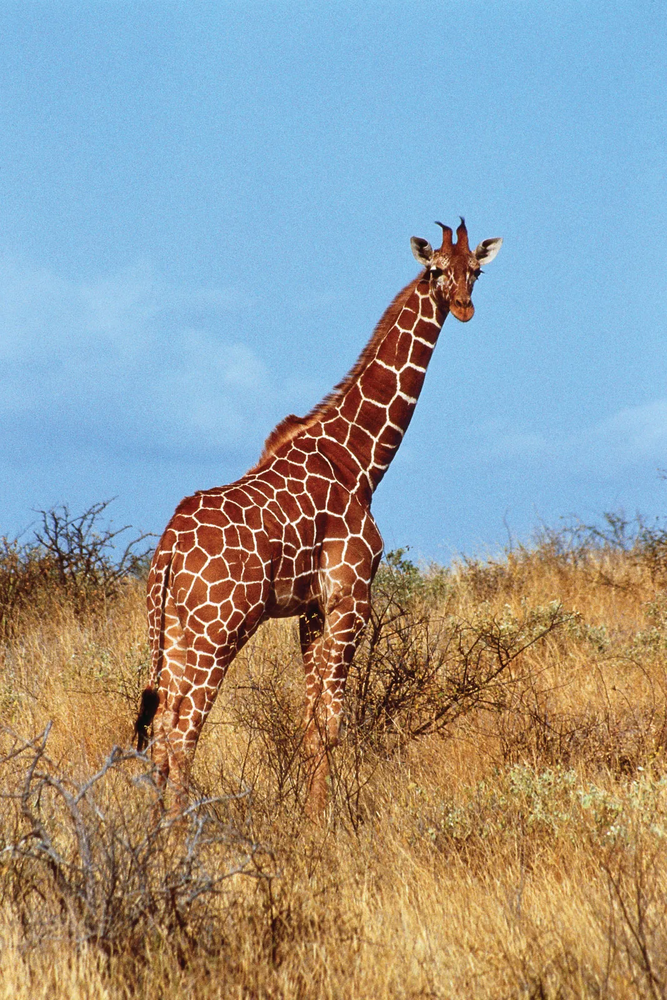
#> input picture Open_CV_with_Python/Reading_and_writing_images/images/giraffe-Kenya.png, 667 x 1000 px, shrunk from 1067 x 1600 before the run, found by its file name
$ jupyter execute clahe.ipynb
#> lines starting #> are read from the running program, lines starting #| are printed output that depends on the picture
[cell 1]
import cv2
import matplotlib.pyplot as plt

[cell 2]
image = cv2.imread("../images/giraffe-Kenya.png") # Replace 'sample.jpg' with your image path
#> image is the input picture: shape (1000, 667, 3); mean B, G, R 152, 154.5, 150.9

[cell 3]
image_grey = cv2.cvtColor(image, cv2.COLOR_BGR2GRAY)
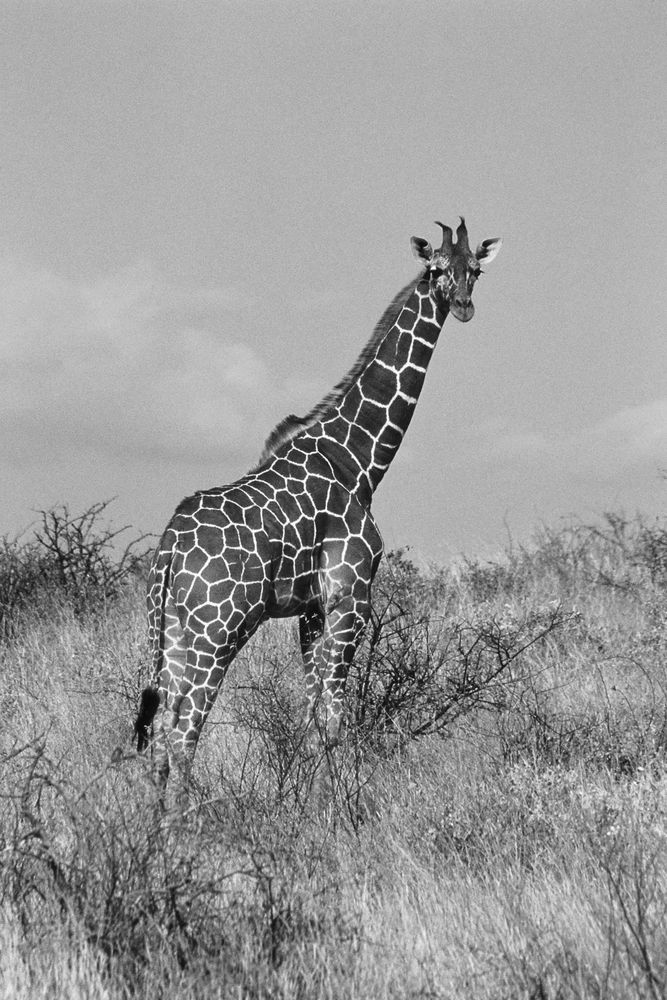
#> image_grey: shape (1000, 667); min 8, max 255, mean 153.2

equalised_image = cv2.equalizeHist(image_grey)
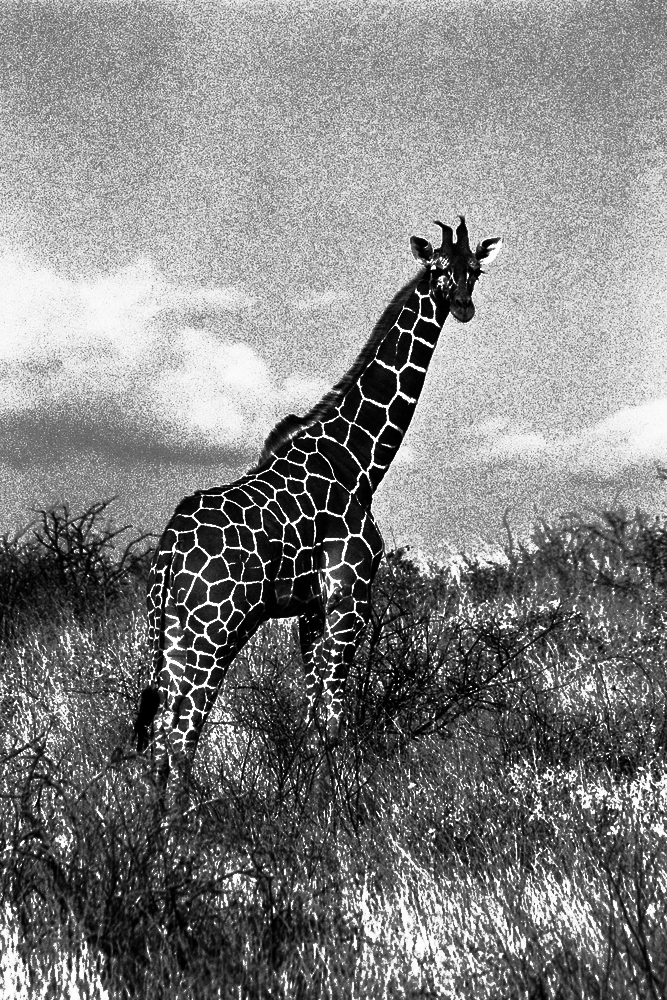
#> equalised_image: shape (1000, 667); min 0, max 255, mean 129.6

clahe = cv2.createCLAHE(clipLimit=2.0, tileGridSize=(4,4))

clahe_equalised_image = clahe.apply(image_grey)
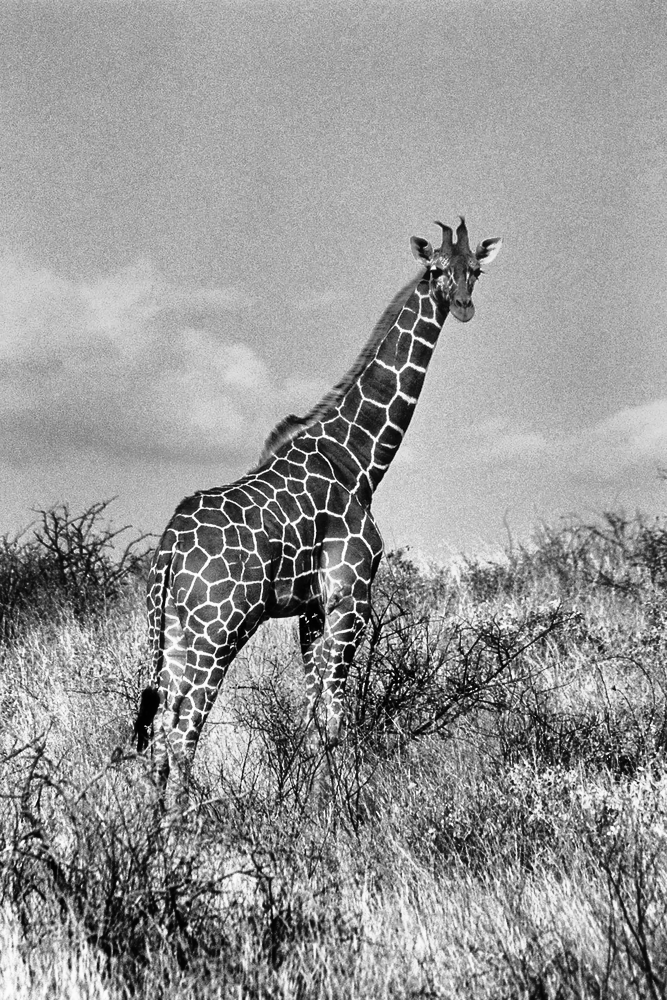
#> clahe_equalised_image: shape (1000, 667); min 0, max 255, mean 150.2

plt.figure(figsize=(12,8))

plt.subplot(1,3,1)
plt.imshow(image_grey, cmap='grey')
plt.title("Original image")

plt.subplot(1,3,2)
plt.imshow(equalised_image, cmap='grey')
plt.title("Equalised image")

plt.subplot(1,3,3)
plt.imshow(clahe_equalised_image, cmap='grey')
plt.title("Clahe equalised image")

plt.show()
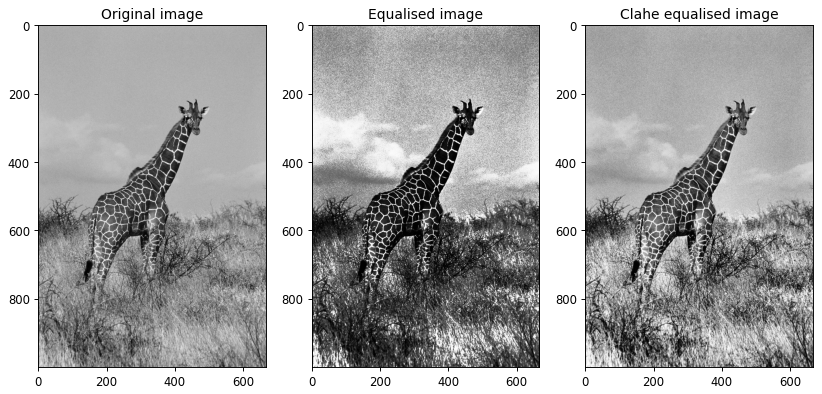
#> figure drawn by matplotlib, 3 panels

[cell 4]
yuv_image = cv2.cvtColor(image, cv2.COLOR_BGR2YUV)
#> yuv_image: shape (1000, 667, 3); mean of channels 0, 1, 2 153.2, 127.5, 126

yuv_image[:,:,0] = clahe.apply(yuv_image[:,:,0])
#> yuv_image: shape (1000, 667, 3); mean of channels 0, 1, 2 150.2, 127.5, 126

yuv_image_BGR = cv2.cvtColor(yuv_image, cv2.COLOR_YUV2BGR)
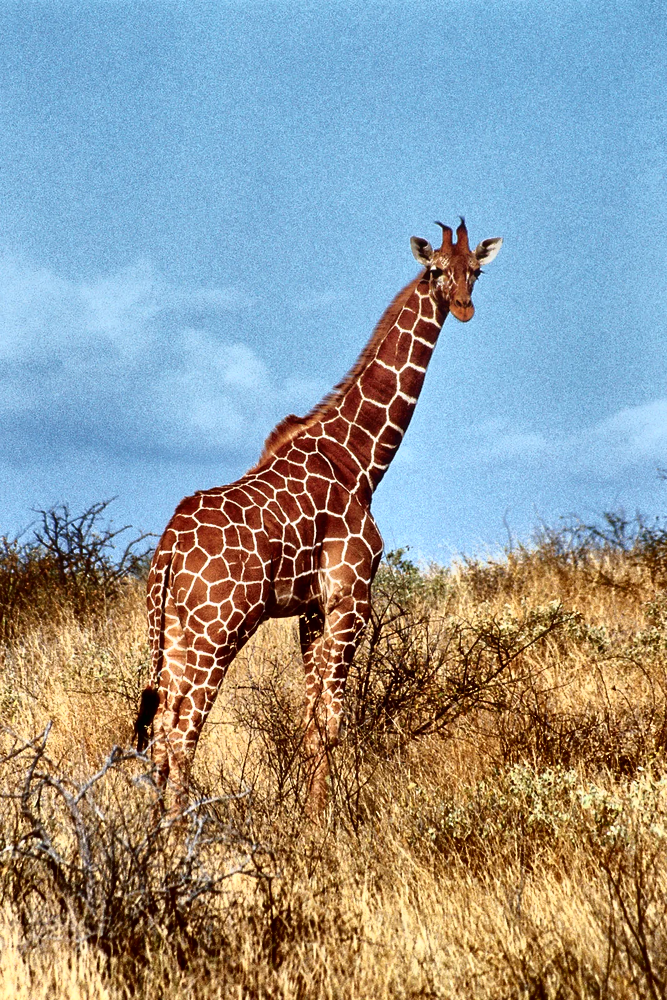
#> yuv_image_BGR: shape (1000, 667, 3); mean B, G, R 149.9, 151.6, 147.5

yuv_image_rgb = cv2.cvtColor(yuv_image_BGR, cv2.COLOR_BGR2RGB)

image_rgb = cv2.cvtColor(image, cv2.COLOR_BGR2RGB)

plt.figure(figsize=(12,8))

plt.subplot(1,2,1)
plt.imshow(image_rgb)
plt.title("Original rgb image")

plt.subplot(1,2,2)
plt.imshow(yuv_image_rgb)
plt.title("Clahe Equalised rgb image")

plt.show()

$ run again, with Open_CV_with_Python/Reading_and_writing_images/images/butterfly.jpg saved as Open_CV_with_Python/Reading_and_writing_images/images/giraffe-Kenya.png
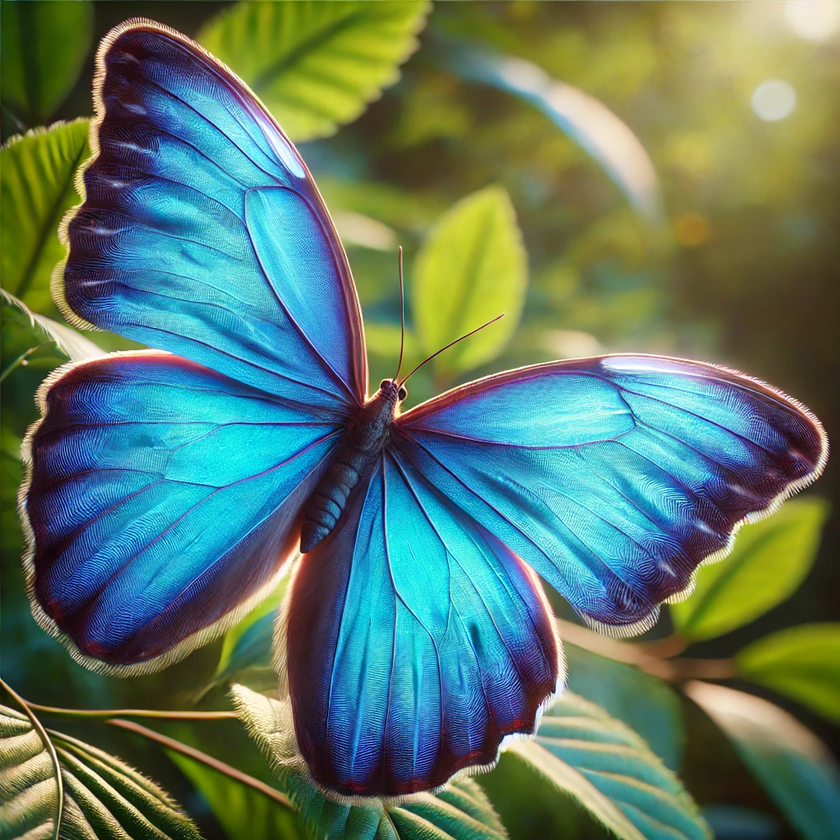
#> input picture Open_CV_with_Python/Reading_and_writing_images/images/butterfly.jpg, 840 x 840 px, shrunk from 1024 x 1024 before the run, found by its file name
#> image is the input picture: shape (840, 840, 3); mean B, G, R 102.9, 121.6, 93.2
#> `clahe_equalised_image = clahe.apply(image_grey)`:
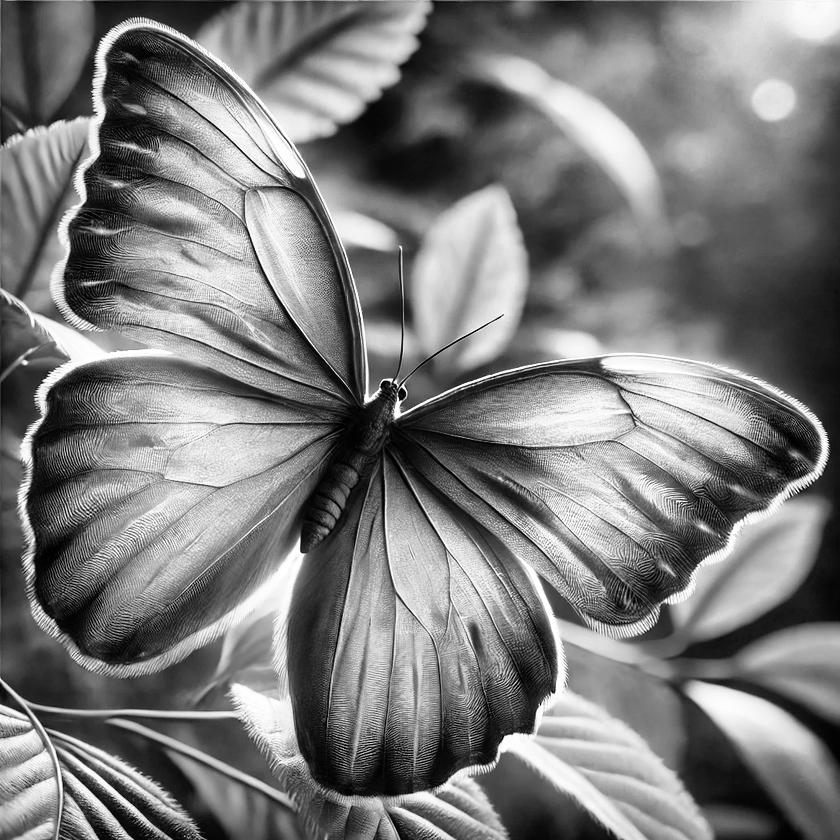
#> clahe_equalised_image: shape (840, 840); min 0, max 255, mean 123.6
#> `yuv_image_BGR = cv2.cvtColor(yuv_image, cv2.COLOR_YUV2BGR)`:
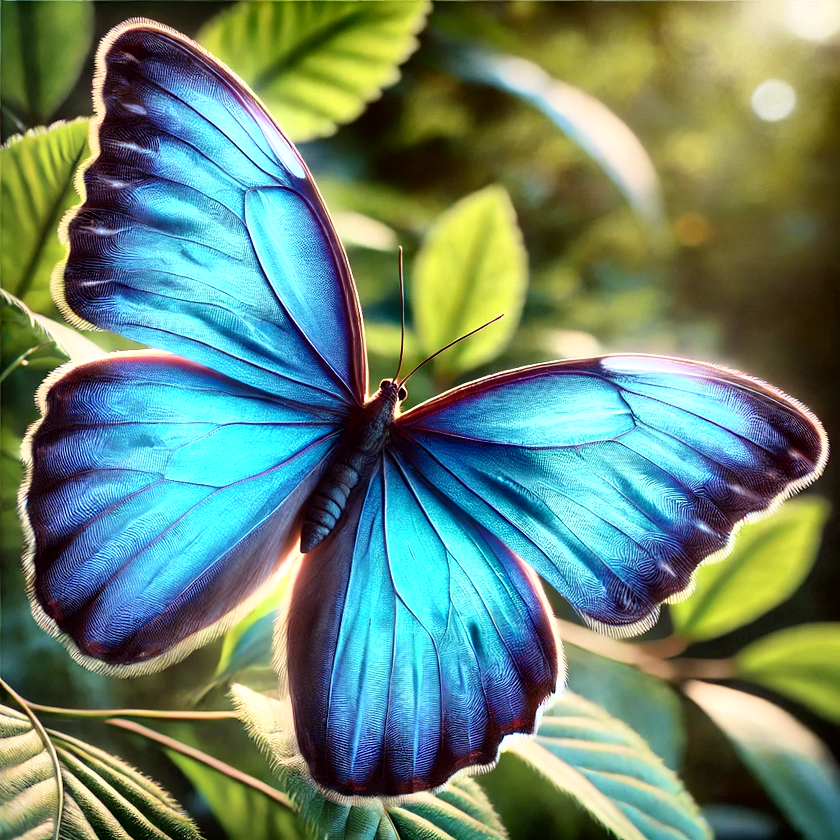
#> yuv_image_BGR: shape (840, 840, 3); mean B, G, R 113.8, 133.4, 105.7
